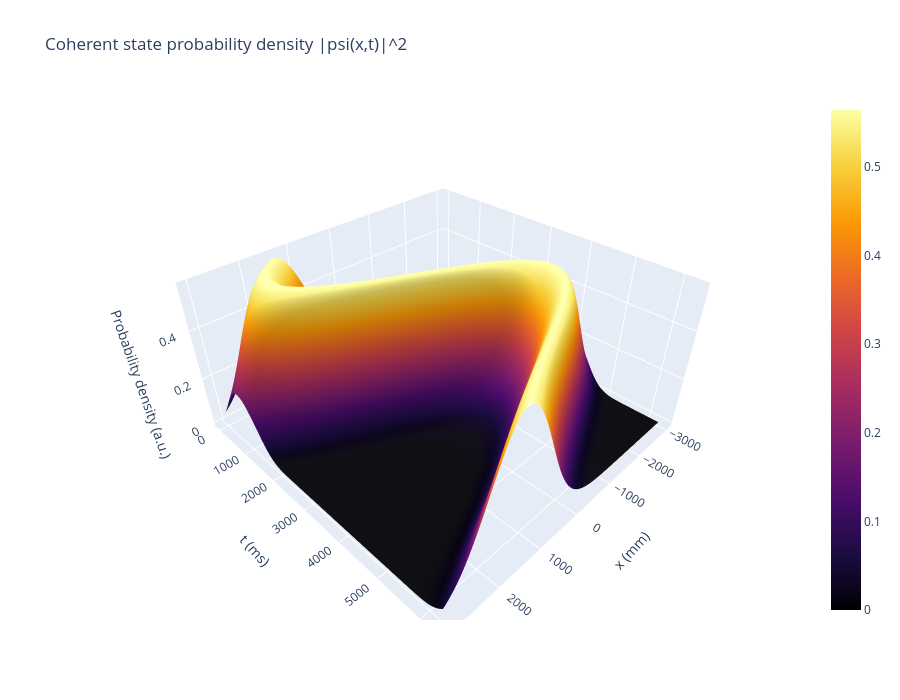

The notebook cell saved with this chart:
### Code cell
num_x = 200
num_z = 200  

x_max = 3.0
x = np.linspace(-x_max, x_max, num_x)
t_max = 2 * np.pi / omega 
z = np.linspace(0.0, t_max, num_z) 

X, Z = np.meshgrid(x, z)  

I_xt = psi_sq(X, Z) 

# Add cosine wave with no gaussian


X_mm = X * 1e3       
Z_ms = Z * 1e3

fig = go.Figure(data=[go.Surface(x=X_mm, y=Z_ms, z=I_xt,
                                 colorscale='Inferno', cmin=0, cmax=np.max(I_xt))])

fig.update_layout(title='Coherent state probability density |psi(x,t)|^2',
                  scene=dict(xaxis_title='x (mm)',
                             yaxis_title='t (ms)',
                             zaxis_title='Probability density (a.u.)',
                             aspectratio=dict(x=1.2, y=1.2, z=0.6)),
                  width=900, height=700)

fig.show()

### Figure 1 — Plotly figure (JSON) as saved in the notebook; plotly's stock layout.template omitted (floating-point values rounded to 4 significant figures; data arrays with more than 128 entries replaced by an {"elided": "..."} marker saying what was removed)
{"data": [{"cmax": 0.5642, "cmin": 0, "colorscale": [[0, "#000004"], [0.1111, "#1b0c41"], [0.2222, "#4a0c6b"], [0.3333, "#781c6d"], [0.4444, "#a52c60"], [0.5556, "#cf4446"], [0.6667, "#ed6925"], [0.7778, "#fb9b06"], [0.8889, "#f7d13d"], [1, "#fcffa4"]], "type": "surface", "x": {"elided": "200x200 float values"}, "y": {"elided": "200x200 float values"}, "z": {"elided": "200x200 float values"}}], "layout": {"height": 700, "scene": {"aspectratio": {"x": 1.2, "y": 1.2, "z": 0.6}, "xaxis": {"title": {"text": "x (mm)"}}, "yaxis": {"title": {"text": "t (ms)"}}, "zaxis": {"title": {"text": "Probability density (a.u.)"}}}, "title": {"text": "Coherent state probability density |psi(x,t)|^2"}, "width": 900}}
